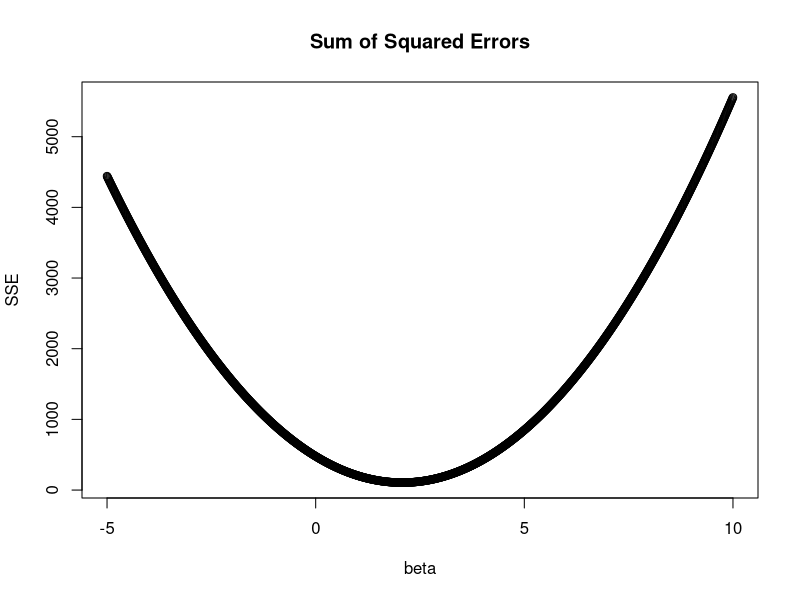

Recreate this plot in R.
## ---- chunk 1
set.seed(1)
x = rnorm(5)
sum( x ^ 3 )
## ---- chunk 2
# input: numeric vector
# output: sum of cubed values over each element

sum.cubes = function(x) {
  return(sum(x ^ 3))
}

sum.cubes(x)
## ---- chunk 3
# input: numeric vector
# output: sample standard deviation

sd.custom = function(x) {
  n = length(x) # number of datapoints
  v = 1/(n-1) * sum( (x - mean(x))^2 ) # variance
  return( sqrt(v) )
}

sd.custom(x)
sd(x) # validate output of our custom function with the built-in version
## ---- chunk 4
mean_ci <- function(x, conf = 0.95) {
  n = length(x)
  se <- sd(x) / sqrt(n)  # se(x.bar)
  alpha <- 1 - conf
  mean(x) + se * qt(c(alpha / 2, 1 - alpha / 2), df = n - 1)
}

x <- runif(100)
mean_ci(x)
## ---- chunk 5
n = 100 # observations
x = rnorm(n)
y = rnorm(n, mean = x * 2, sd = 1) # y ~ N(2X, 1)
x.tilde = x - mean(x) # mean-centered prediction
y.tilde = y - mean(y) # mean-centered response

sse = function(beta) { sum((y.tilde - beta * x.tilde)^2) }

beta.seq = seq(from = -5, to = 10, by = 0.01)
yvals = sapply(beta.seq, sse)

plot(beta.seq, yvals, 
     main = "Sum of Squared Errors", xlab = "beta", ylab = "SSE")

# beta.seq[which.min(yvals)] # what is the minimizer?

## ---- chunk 6
set.seed(1)
n = 10000
str1 = rbinom(n, 1, .5)
str2 = rbinom(n, 1, .5)

t1 = ifelse(str1 == 1, NA, str1) # test vector 1
t2 = ifelse(str2 == 1, NA, str2) # test vector 2

answer = length(which( (str1 + str2) == 2 )) # your function should match this
## ---- chunk 7
set.seed(2)
n = 10000
x = rnorm(n)
## ---- chunk 8
num = (1/(n-2)) * sum((x - mean(x))^3)
den = var(x)^(3/2)
skew = num/den
